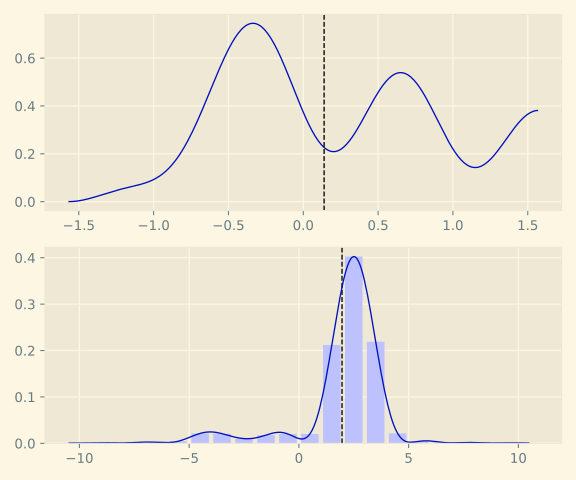

This chart was generated by the following Python code:
from pib_lib import particle_in_a_box as pib
from pib_lib import update_plot as up
import numpy as np
from matplotlib import pyplot as plt

plt.style.use('Solarize_Light2')

L = np.pi
m = 1
states = [1,2,3]
amps = [1,1,1]
case = "dirichlet_neumann"
gamma = 10

state = pib.Particle_in_Box_State(case, L, m, states, amps)

fig = plt.figure(figsize=(6,5), tight_layout=True)
gs = fig.add_gridspec(nrows=2, ncols=1)
pos_ax = fig.add_subplot(gs[0,0])
momentum_ax = fig.add_subplot(gs[1,0])

position_plot = up.position_space_plot(state, fig, pos_ax)
momentum_plot = up.momentum_space_plot(state, fig, momentum_ax)
new_momentum_plot = up.new_momentum_space_plot(state, fig, momentum_ax)
new_momentum_plot["abs_square"].plot_config(color=up.light_blue)
plots = up.Update_Plot_Collection(fig, position_plot, new_momentum_plot, momentum_plot)

plots.set_n_bound(10)
plots.set_t(0.7)

plots.plot()
plt.savefig("img\\simple_demo.svg")